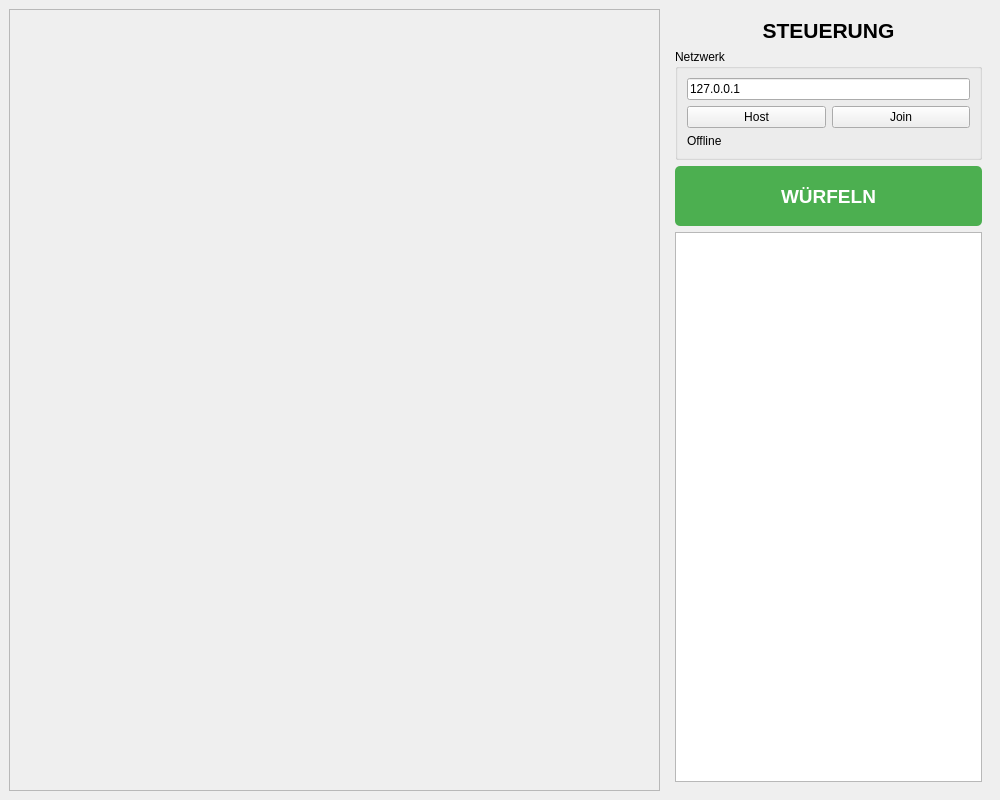
<?xml version="1.0" encoding="UTF-8"?>
<ui version="4.0">
 <class>MainWindow</class>
 <widget class="QMainWindow" name="MainWindow">
  <property name="geometry">
   <rect>
    <x>0</x>
    <y>0</y>
    <width>1000</width>
    <height>800</height>
   </rect>
  </property>
  <property name="windowTitle">
   <string>Monopoly Qt Ultimate</string>
  </property>
  <widget class="QWidget" name="centralwidget">
   <layout class="QHBoxLayout" name="horizontalLayout">
    <item>
     <widget class="QFrame" name="brettContainer">
      <property name="sizePolicy">
       <sizepolicy hsizetype="Expanding" vsizetype="Expanding">
        <horstretch>2</horstretch>
        <verstretch>0</verstretch>
       </sizepolicy>
      </property>
      <property name="frameShape">
       <enum>QFrame::StyledPanel</enum>
      </property>
      <property name="frameShadow">
       <enum>QFrame::Raised</enum>
      </property>
      <layout class="QGridLayout" name="gridLayoutBrett"/>
     </widget>
    </item>
    <item>
     <widget class="QFrame" name="controlsContainer">
      <property name="sizePolicy">
       <sizepolicy hsizetype="Expanding" vsizetype="Preferred">
        <horstretch>1</horstretch>
        <verstretch>0</verstretch>
       </sizepolicy>
      </property>
      <layout class="QVBoxLayout" name="verticalLayout">
       <item>
        <widget class="QLabel" name="lblTitle">
         <property name="font">
          <font>
           <pointsize>16</pointsize>
           <bold>true</bold>
          </font>
         </property>
         <property name="text">
          <string>STEUERUNG</string>
         </property>
         <property name="alignment">
          <set>Qt::AlignCenter</set>
         </property>
        </widget>
       </item>
       <item>
        <widget class="QGroupBox" name="groupBoxNet">
         <property name="title">
          <string>Netzwerk</string>
         </property>
         <layout class="QVBoxLayout" name="verticalLayout_2">
          <item>
           <widget class="QLineEdit" name="ipEingabe">
            <property name="text">
             <string>127.0.0.1</string>
            </property>
           </widget>
          </item>
          <item>
           <layout class="QHBoxLayout" name="horizontalLayout_2">
            <item>
             <widget class="QPushButton" name="btnHost">
              <property name="text">
               <string>Host</string>
              </property>
             </widget>
            </item>
            <item>
             <widget class="QPushButton" name="btnConnect">
              <property name="text">
               <string>Join</string>
              </property>
             </widget>
            </item>
           </layout>
          </item>
          <item>
           <widget class="QLabel" name="statusLabel">
            <property name="text">
             <string>Offline</string>
            </property>
           </widget>
          </item>
         </layout>
        </widget>
       </item>
       <item>
        <widget class="QPushButton" name="btnWuerfeln">
         <property name="minimumSize">
          <size>
           <width>0</width>
           <height>60</height>
          </size>
         </property>
         <property name="font">
          <font>
           <pointsize>14</pointsize>
           <bold>true</bold>
          </font>
         </property>
         <property name="styleSheet">
          <string notr="true">background-color: #4CAF50; color: white; border-radius: 5px;</string>
         </property>
         <property name="text">
          <string>WÜRFELN</string>
         </property>
        </widget>
       </item>
       <item>
        <widget class="QTextEdit" name="logAusgabe">
         <property name="readOnly">
          <bool>true</bool>
         </property>
        </widget>
       </item>
      </layout>
     </widget>
    </item>
   </layout>
  </widget>
 </widget>
 <resources/>
 <connections/>
</ui>
